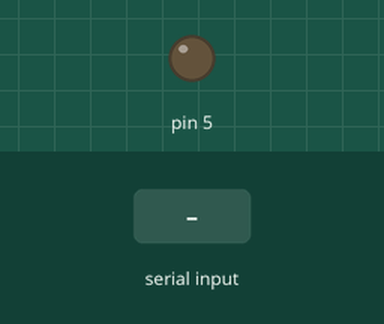
Recording of a sketch running on a simulated Arduino Uno, built with avr-gcc and run on an emulated ATmega328P. Shown: output pins drawn as LEDs (lit = HIGH). The inputs (shaded band) are chosen by the test bench. What the sketch prints to the serial monitor is not drawn.

Above: at 1.2 s.
1.3 s: byte 30 received over Serial
At 1.7 s:
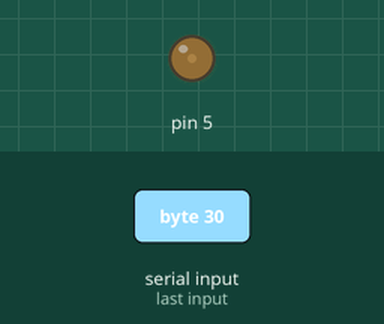
2.8 s: byte 90 received over Serial
At 4.0 s:
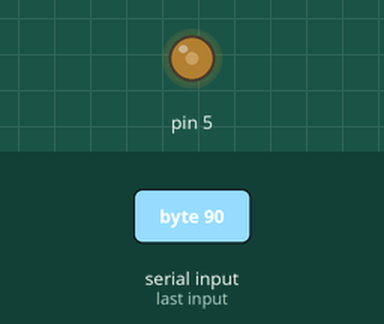
4.3 s: byte 120 received over Serial
At 5.2 s:
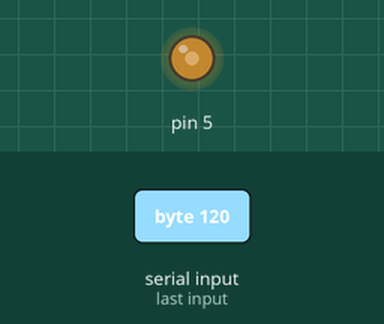
Timing chart, 0 to 7.3 s (numbered marks = the images above; inputs shaded):
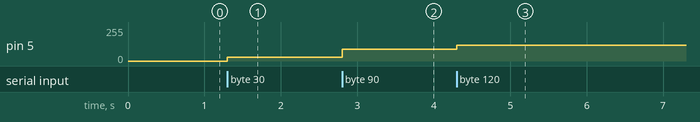

Measured:
- after the input at 1.3 s, pin 5: 0/255 → 30/255 at once
- after the input at 2.8 s, pin 5: 30/255 → 90/255 at once
- after the input at 4.3 s, pin 5: 90/255 → 120/255 at once

The sketch:

sketch.ino
```cpp
void setup() {
  Serial.begin(9600);     // initialize serial communications
  pinMode(5, OUTPUT);
}

void loop() {
  if (Serial.available() > 0) { // if there's serial data available
    int inByte = Serial.read();   // read it
    Serial.write(inByte);         // send it back out as raw binary data
    analogWrite(5, inByte);       // use it to set the LED brightness
  }
}
```
